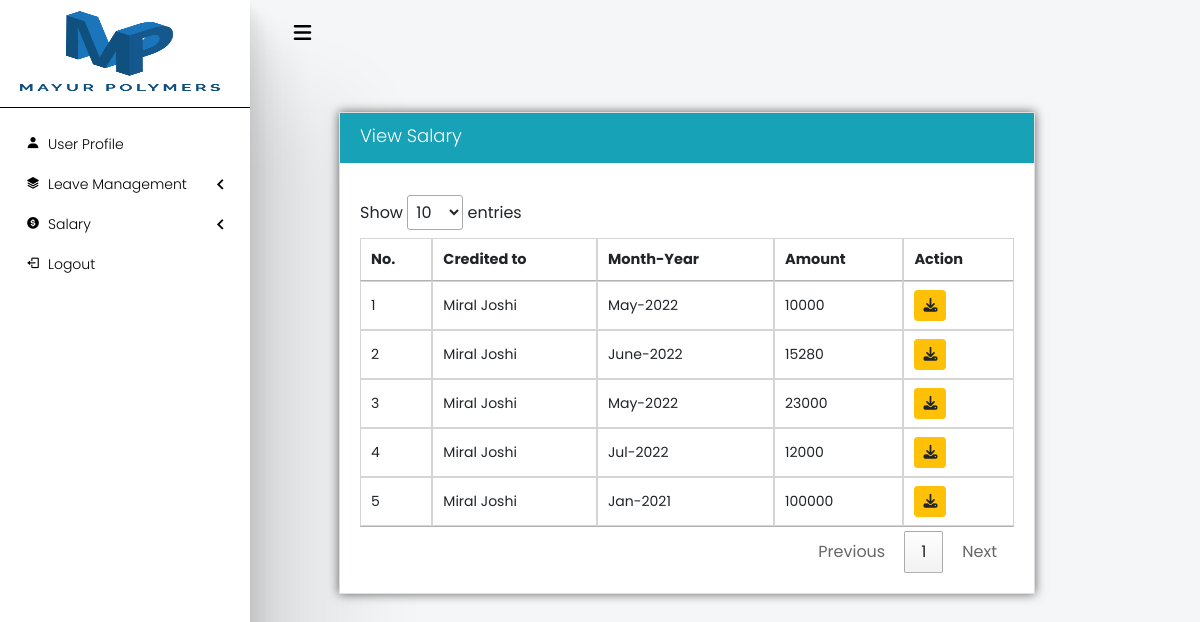
/core/view_sal_user.php (signed in), run on the app's committed database.
### tables this page shows
CREATE TABLE `request_data` (
  `id` int(11) NOT NULL,
  `emp_id` int(11) NOT NULL,
  `month` varchar(255) NOT NULL,
  `year` int(11) NOT NULL,
  `amount` int(11) NOT NULL
);

CREATE TABLE `userprofile` (
  `uid` int(11) NOT NULL,
  `profile_img` text NOT NULL,
  `username` varchar(15) NOT NULL,
  `firstname` varchar(15) NOT NULL,
  `m_name` varchar(15) NOT NULL,
  `dateofbirth` date NOT NULL,
  `join_date` date NOT NULL,
  `status` varchar(10) NOT NULL,
  `lastname` varchar(15) NOT NULL,
  `age` varchar(11) NOT NULL,
  `curaddress` text NOT NULL,
  `peraddress` text NOT NULL,
  `city` varchar(20) NOT NULL,
  `pincode` varchar(11) NOT NULL,
  `contact` varchar(11) NOT NULL,
  `state` varchar(20) NOT NULL,
  `designation` varchar(20) NOT NULL,
  `emergency_no` varchar(11) NOT NULL
);

### core/view_sal_user.php (the view, shortened to what this page needs)
<?php
include_once('connect.php');
$session_id = $_SESSION['admin_id'];
?>
<!DOCTYPE html>
<html lang="en" dir="ltr">
<head>
    <?php include '../core/header.php';?>
    <link rel="stylesheet" href="https://cdn.datatables.net/1.12.0/css/jquery.dataTables.min.css">
    <link rel="stylesheet" href="../assets/css/viewleaverequest.css">
</head>
<body>
    <div class="container-fluid">
        <div class="row">
            <?php include '../core/sidenav.php';?>
            <div class="col-9">
                <div class="card">
                    <div class="card-title">
                        <h5>View Salary</h5>
                    </div>
                    <div class="card-body">
                        <table id="table" style="width:100%">
                            <thead>
                                <tr>
                                    <th>No.</th>
                                    <th>Credited to</th>
                                    <th>Month-Year</th>
                                    <th>Amount</th>
                                    <th>Action</th>
                                </tr>
                            </thead>
                            <tbody>
                            <?php
                                $cnt=1;
                                $join = "select * from request_data where emp_id='$session_id'";
                                $joinresult = mysqli_query($con,$join) or die(mysqli_error($con));
                                while($info = mysqli_fetch_assoc($joinresult)){
                                    $query1 = "select * from userprofile where uid =" .$info['emp_id'];
                                    $result1 = mysqli_query($con,$query1) or die(mysqli_error($con));
                                    $b = mysqli_fetch_assoc($result1);
                            ?>
                                <tr>
                                    <td><?php echo $cnt ?></td>
                                    <td><?php echo $b['firstname'] ; ?> <?php echo $b['lastname'] ; ?></td>
                                    <td><?php echo $info['month'];?>-<?php echo $info['year'];?></td>
                                    <td><?php echo $info['amount']; ?></td>
                                    <td><a class="btn btn-sm btn-warning btnremove" href="pdf.php?id=<?php echo $info['id'];?>"><i class="fas fa-download"></i> </a></td>
                                </tr>
                                <?php
                                $cnt=$cnt+1;
                                }
                                ?>
                            </tbody>
                        </table>
                    </div>
                </div>
            </div>
        </div>
    </div>
</body>
</html>

### assets/css/sidenav.css (style rules this page uses)
* { margin:0;padding:0;-webkit-user-select:none;-moz-user-select:none;-ms-user-select:none;user-select:none;-webkit-box-sizing:border-box;box-sizing:border-box;font-family:'Poppins', sans-serif }

### assets/css/viewleaverequest.css (style rules this page uses)
body { background-color:rgba(206,212,218,0.2) }
.card { margin-top:7rem;margin-left:1.5rem;height:auto;border-radius:0px;width:80%;box-shadow:0 0 10px rgba(0,0,0,0.6);-moz-box-shadow:0 0 10px rgba(0,0,0,0.6);-webkit-box-shadow:0 0 10px rgba(0,0,0,0.6);-o-box-shadow:0 0 10px rgba(0,0,0,0.6) }
.card-title { background-color:#17a2b8;color:white }
h5 { font-weight:378;font-size:18px;padding-top:0.75rem;padding-bottom:0.5rem;padding-left:1.25rem;padding-right:1.25rem }
.card-body { padding:1.25rem }
th { border:1px solid;border-color:#d6d5d5;padding:0.7rem;font-size:14.5px }
td { border:1px solid;border-color:#d6d5d5;padding:0.75rem;font-size:14px }

### data on the page
request_data: userprofile.firstname "Miral", userprofile.lastname "Joshi", month "May", year "2022", amount "10000"
request_data: userprofile.firstname "Miral", userprofile.lastname "Joshi", month "June", year "2022", amount "15280"
request_data: userprofile.firstname "Miral", userprofile.lastname "Joshi", month "May", year "2022", amount "23000"
request_data: userprofile.firstname "Miral", userprofile.lastname "Joshi", month "Jul", year "2022", amount "12000"
request_data: userprofile.firstname "Miral", userprofile.lastname "Joshi", month "Jan", year "2021", amount "100000"
